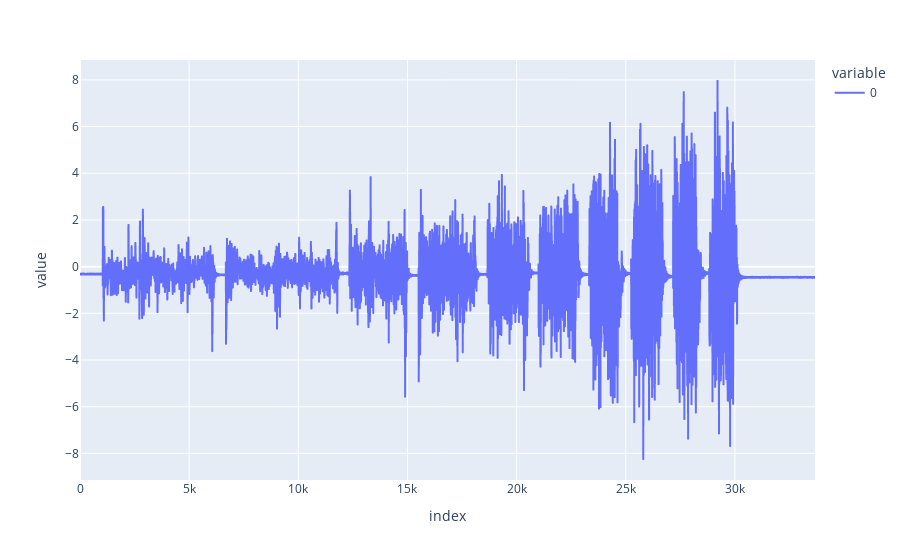
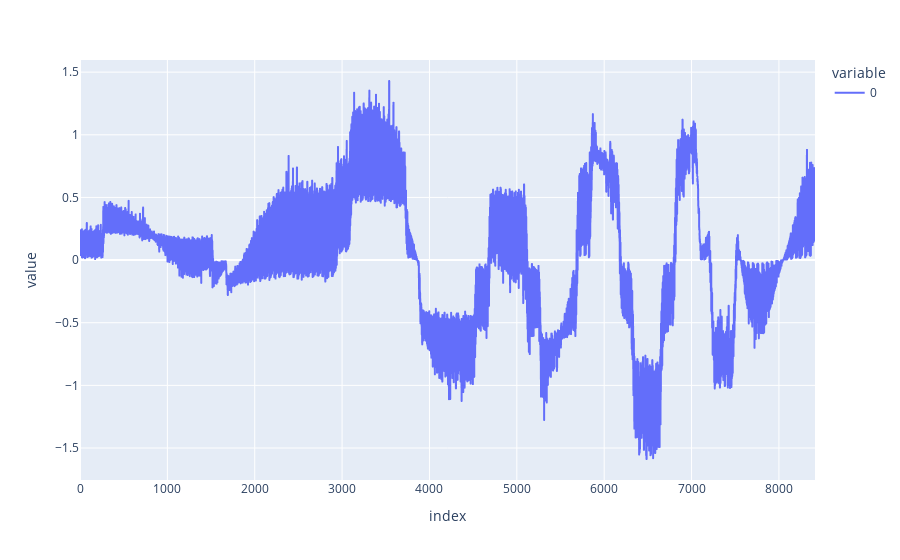

Notebook code for these charts, in order:
### Code cell
# Can the velocity be negative? e.g. when the robot is going backward?
# Is so this data would be filtered out, while we have IMU signal for it (that can be used).
# => Would allow a x2 on the dataset size.

import plotly.express as px

for file in np.array(files)[[1, 2, 3, 7, 8, 10]]:
    first_bag = rosbag.Bag(str(PROJECT_PATH / file))
    accelerations = [
        msg.linear_acceleration.x
        # msg.twist.twist.linear.x
        for _, msg, _ in first_bag.read_messages(topics=["/imu/data"])
    ]
    velocities = [
        msg.twist.twist.linear.x
        for _, msg, _ in first_bag.read_messages(topics=[params.robot.ODOM_TOPIC])
    ]

    fig = px.line(accelerations)
    fig.show()
    fig = px.line(velocities)
    fig.show()
    break

### Figure 1 — Plotly figure (JSON) as saved in the notebook; plotly's stock layout.template omitted (floating-point values rounded to 4 significant figures; data arrays with more than 128 entries replaced by an {"elided": "..."} marker saying what was removed)
{"data": [{"hovertemplate": "variable=0<br>index=%{x}<br>value=%{y}<extra></extra>", "legendgroup": "0", "line": {"color": "#636efa", "dash": "solid"}, "marker": {"symbol": "circle"}, "mode": "lines", "name": "0", "showlegend": true, "type": "scattergl", "x": {"elided": "33669 int values"}, "xaxis": "x", "y": {"elided": "33669 float values"}, "yaxis": "y"}], "layout": {"legend": {"title": {"text": "variable"}, "tracegroupgap": 0}, "margin": {"t": 60}, "xaxis": {"anchor": "y", "domain": [0, 1], "title": {"text": "index"}}, "yaxis": {"anchor": "x", "domain": [0, 1], "title": {"text": "value"}}}}

### Figure 2 — Plotly figure (JSON) as saved in the notebook; plotly's stock layout.template omitted (floating-point values rounded to 4 significant figures; data arrays with more than 128 entries replaced by an {"elided": "..."} marker saying what was removed)
{"data": [{"hovertemplate": "variable=0<br>index=%{x}<br>value=%{y}<extra></extra>", "legendgroup": "0", "line": {"color": "#636efa", "dash": "solid"}, "marker": {"symbol": "circle"}, "mode": "lines", "name": "0", "showlegend": true, "type": "scattergl", "x": {"elided": "8414 int values"}, "xaxis": "x", "y": {"elided": "8414 float values"}, "yaxis": "y"}], "layout": {"legend": {"title": {"text": "variable"}, "tracegroupgap": 0}, "margin": {"t": 60}, "xaxis": {"anchor": "y", "domain": [0, 1], "title": {"text": "index"}}, "yaxis": {"anchor": "x", "domain": [0, 1], "title": {"text": "value"}}}}
